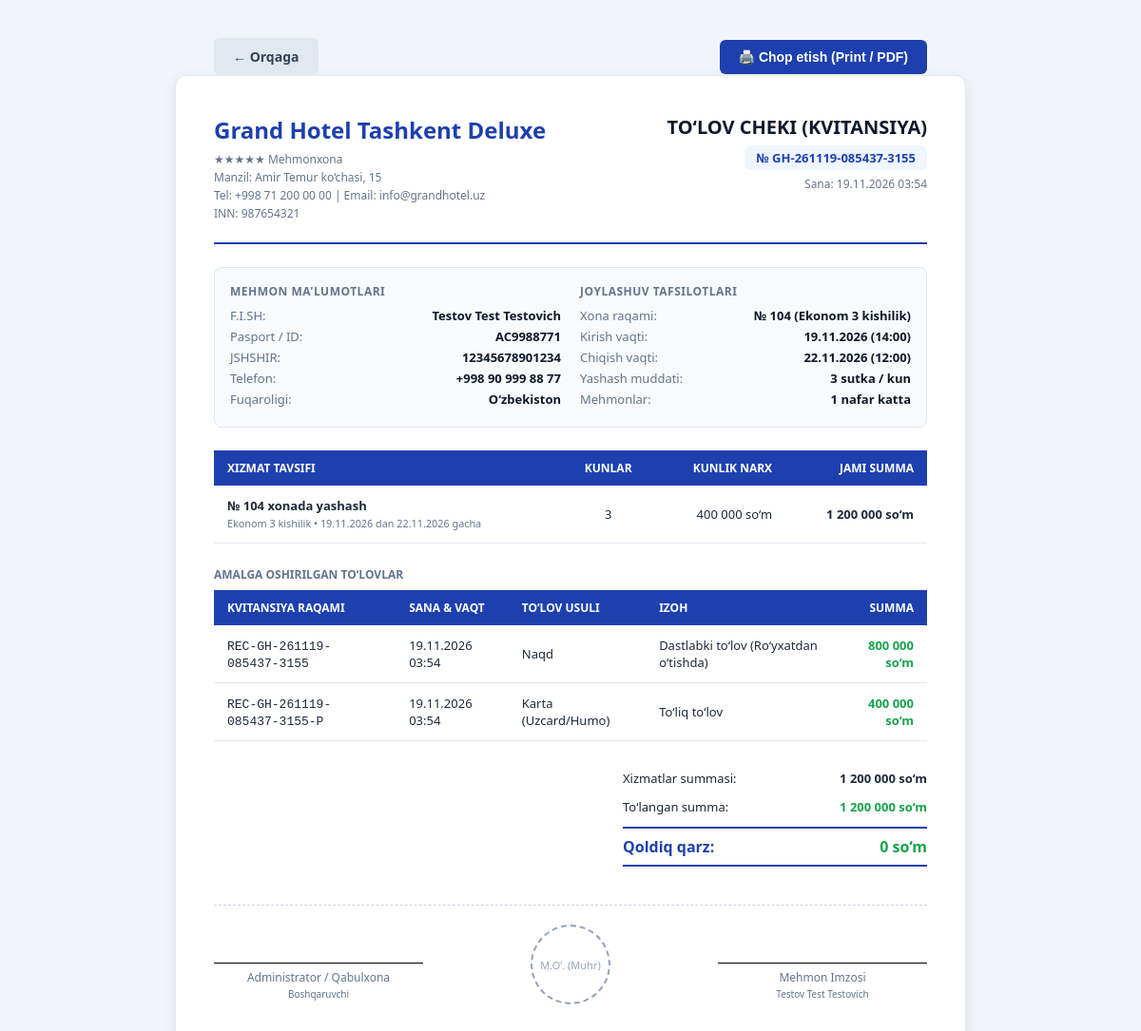
/reservation/5/receipt, run on the app's committed database.
### tables this page shows
CREATE TABLE hotel_settings (
        id INTEGER PRIMARY KEY,
        hotel_name TEXT NOT NULL DEFAULT 'Grand Hotel Toshkent',
        hotel_stars INTEGER DEFAULT 4,
        address TEXT DEFAULT 'Toshkent shahri, Amir Temur shox ko‘chasi, 15-uy',
        phone TEXT DEFAULT '+998 71 200-00-00',
        email TEXT DEFAULT 'info@grandhotel.uz',
        inn TEXT DEFAULT '123456789',
        manager_name TEXT DEFAULT 'Administrator',
        currency TEXT DEFAULT 'so‘m',
        checkin_time TEXT DEFAULT '14:00',
        checkout_time TEXT DEFAULT '12:00'
    );

CREATE TABLE reservations (
        id INTEGER PRIMARY KEY AUTOINCREMENT,
        booking_code TEXT UNIQUE,
        guest_id INTEGER NOT NULL,
        room_id INTEGER NOT NULL,
        check_in_date TEXT NOT NULL,
        check_in_time TEXT DEFAULT '14:00',
        check_out_date TEXT NOT NULL,
        check_out_time TEXT DEFAULT '12:00',
        adults INTEGER DEFAULT 1,
        children INTEGER DEFAULT 0,
        daily_price REAL NOT NULL,
        total_days INTEGER NOT NULL,
        total_amount REAL NOT NULL,
        paid_amount REAL DEFAULT 0,
        balance REAL NOT NULL,
        payment_method TEXT DEFAULT 'Naqd',
        purpose TEXT DEFAULT 'Sayohat',
        status TEXT DEFAULT 'active',
        special_requests TEXT,
        actual_check_out TIMESTAMP,
        created_at TIMESTAMP DEFAULT CURRENT_TIMESTAMP,
        updated_at TIMESTAMP DEFAULT CURRENT_TIMESTAMP,
        FOREIGN KEY (guest_id) REFERENCES guests(id) ON DELETE CASCADE,
        FOREIGN KEY (room_id) REFERENCES rooms(id) ON DELETE RESTRICT
    );

CREATE TABLE guests (
        id INTEGER PRIMARY KEY AUTOINCREMENT,
        full_name TEXT NOT NULL,
        passport_series_num TEXT NOT NULL,
        pinfl TEXT,
        birth_date TEXT,
        gender TEXT DEFAULT 'Erkak',
        nationality TEXT DEFAULT 'O‘zbekiston',
        phone TEXT NOT NULL,
        email TEXT,
        address TEXT,
        notes TEXT,
        created_at TIMESTAMP DEFAULT CURRENT_TIMESTAMP
    );

CREATE TABLE rooms (
        id INTEGER PRIMARY KEY AUTOINCREMENT,
        room_number TEXT UNIQUE NOT NULL,
        floor INTEGER DEFAULT 1,
        room_type TEXT NOT NULL,
        capacity INTEGER DEFAULT 2,
        daily_price REAL NOT NULL,
        status TEXT DEFAULT 'available',
        amenities TEXT,
        description TEXT,
        created_at TIMESTAMP DEFAULT CURRENT_TIMESTAMP
    );

CREATE TABLE payments (
        id INTEGER PRIMARY KEY AUTOINCREMENT,
        reservation_id INTEGER NOT NULL,
        amount REAL NOT NULL,
        payment_method TEXT NOT NULL,
        payment_date TIMESTAMP DEFAULT CURRENT_TIMESTAMP,
        receipt_number TEXT,
        note TEXT,
        FOREIGN KEY (reservation_id) REFERENCES reservations(id) ON DELETE CASCADE
    );

### app.py (the view)
@app.route('/reservation/<int:id>/receipt')
def view_receipt(id):
    res = database.get_reservation_by_id(id)
    if not res:
        flash("Ma'lumot topilmadi!", "warning")
        return redirect(url_for('guests_list'))
    payments = database.get_payments_for_reservation(id)
    return render_template('receipt.html', res=res, payments=payments)

### app.py (called while the page is built)
@app.template_filter('currency')
def currency_filter(value):
    try:
        val = float(value)
        return f"{val:,.0f}".replace(",", " ")
    except (ValueError, TypeError):
        return value

@app.template_filter('format_date')
def format_date_filter(value):
    if not value:
        return ""
    try:
        if " " in str(value):
            dt = datetime.strptime(str(value).split(".")[0], "%Y-%m-%d %H:%M:%S")
            return dt.strftime("%d.%m.%Y %H:%M")
        dt = datetime.strptime(str(value), "%Y-%m-%d")
        return dt.strftime("%d.%m.%Y")
    except Exception:
        return value

@app.context_processor
def inject_settings():
    settings = database.get_hotel_settings()
    now_date = date.today().strftime('%Y-%m-%d')
    return dict(hotel_settings=settings, current_date=now_date)

### database.py (called while the page is built)
def get_db():
    conn = sqlite3.connect(DB_PATH)
    conn.row_factory = sqlite3.Row
    conn.execute("PRAGMA foreign_keys = ON")
    return conn

def get_hotel_settings():
    conn = get_db()
    row = conn.execute('SELECT * FROM hotel_settings WHERE id = 1').fetchone()
    conn.close()
    if row:
        return dict(row)
    return {}

def get_reservation_by_id(reservation_id):
    conn = get_db()
    res = conn.execute('''
    SELECT r.*,
           g.full_name, g.passport_series_num, g.pinfl, g.birth_date, g.gender,
           g.nationality, g.phone, g.email, g.address, g.notes as guest_notes,
           rm.room_number, rm.room_type, rm.floor, rm.amenities as room_amenities
    FROM reservations r
    JOIN guests g ON r.guest_id = g.id
    JOIN rooms rm ON r.room_id = rm.id
    WHERE r.id = ?
    ''', (reservation_id,)).fetchone()
    conn.close()
    return dict(res) if res else None

def get_payments_for_reservation(reservation_id):
    conn = get_db()
    payments = conn.execute('SELECT * FROM payments WHERE reservation_id = ? ORDER BY id ASC', (reservation_id,)).fetchall()
    conn.close()
    return [dict(p) for p in payments]

### templates/receipt.html (shortened to what this page needs)
<!DOCTYPE html>
<html lang="uz">
<head>
</head>
<body>
    <div class="actions-bar">
        <a href="javascript:history.back()" class="btn btn-back">&larr; Orqaga</a>
        <button onclick="window.print()" class="btn btn-print">🖨️ Chop etish (Print / PDF)</button>
    </div>
    <div class="receipt-container">
        <div class="receipt-header">
            <div class="hotel-brand">
                <h1>{{ hotel_settings.hotel_name }}</h1>
                <p>{{ '★' * hotel_settings.hotel_stars }} Mehmonxona</p>
                <p>Manzil: {{ hotel_settings.address }}</p>
                <p>Tel: {{ hotel_settings.phone }} | Email: {{ hotel_settings.email }}</p>
                <p>INN: {{ hotel_settings.inn }}</p>
            </div>
            <div class="receipt-title-box">
                <h2>TO‘LOV CHEKI (KVITANSIYA)</h2>
                <div class="receipt-badge">№ {{ res.booking_code }}</div>
                <p style="margin-top: 6px; font-size: 12px; color: #64748b;">Sana: {{ res.created_at|format_date }}</p>
            </div>
        </div>
        <div class="info-grid">
            <div class="info-block">
                <h4>Mehmon Ma'lumotlari</h4>
                <div class="info-row">
                    <span>F.I.SH:</span>
                    <strong>{{ res.full_name }}</strong>
                </div>
                <div class="info-row">
                    <span>Pasport / ID:</span>
                    <strong>{{ res.passport_series_num }}</strong>
                </div>
                {% if res.pinfl %}
                <div class="info-row">
                    <span>JSHSHIR:</span>
                    <strong>{{ res.pinfl }}</strong>
                </div>
                {% endif %}
                <div class="info-row">
                    <span>Telefon:</span>
                    <strong>{{ res.phone }}</strong>
                </div>
                <div class="info-row">
                    <span>Fuqaroligi:</span>
                    <strong>{{ res.nationality }}</strong>
                </div>
            </div>
            <div class="info-block">
                <h4>Joylashuv Tafsilotlari</h4>
                <div class="info-row">
                    <span>Xona raqami:</span>
                    <strong>№ {{ res.room_number }} ({{ res.room_type }})</strong>
                </div>
                <div class="info-row">
                    <span>Kirish vaqti:</span>
                    <strong>{{ res.check_in_date|format_date }} ({{ res.check_in_time }})</strong>
                </div>
                <div class="info-row">
                    <span>Chiqish vaqti:</span>
                    <strong>{{ res.check_out_date|format_date }} ({{ res.check_out_time }})</strong>
                </div>
                <div class="info-row">
                    <span>Yashash muddati:</span>
                    <strong>{{ res.total_days }} sutka / kun</strong>
                </div>
                <div class="info-row">
                    <span>Mehmonlar:</span>
                    <strong>{{ res.adults }} nafar katta {% if res.children %}, {{ res.children }} bola{% endif %}</strong>
                </div>
            </div>
        </div>
        <table class="receipt-table">
            <thead>
                <tr>
                    <th>Xizmat tavsifi</th>
                    <th style="text-align: center;">Kunlar</th>
                    <th style="text-align: right;">Kunlik narx</th>
                    <th style="text-align: right;">Jami summa</th>
                </tr>
            </thead>
            <tbody>
                <tr>
                    <td>
                        <strong>№ {{ res.room_number }} xonada yashash</strong><br>
                        <small style="color: #64748b;">{{ res.room_type }} &bull; {{ res.check_in_date|format_date }} dan {{ res.check_out_date|format_date }} gacha</small>
                    </td>
                    <td style="text-align: center;">{{ res.total_days }}</td>
                    <td style="text-align: right;">{{ res.daily_price|currency }} {{ hotel_settings.currency }}</td>
                    <td style="text-align: right;"><strong>{{ res.total_amount|currency }} {{ hotel_settings.currency }}</strong></td>
                </tr>
            </tbody>
        </table>
        {% if payments %}
        <div style="margin-bottom: 20px;">
            <h4 style="font-size: 12px; text-transform: uppercase; color: #64748b; margin-bottom: 8px;">Amalga Oshirilgan To‘lovlar</h4>
            <table class="receipt-table" style="font-size: 12px;">
                <thead>
                    <tr style="background: #334155;">
                        <th>Kvitansiya raqami</th>
                        <th>Sana & Vaqt</th>
                        <th>To‘lov usuli</th>
                        <th>Izoh</th>
                        <th style="text-align: right;">Summa</th>
                    </tr>
                </thead>
                <tbody>
                    {% for p in payments %}
                    <tr>
                        <td><code>{{ p.receipt_number }}</code></td>
                        <td>{{ p.payment_date|format_date }}</td>
                        <td>{{ p.payment_method }}</td>
                        <td>{{ p.note or 'To‘lov' }}</td>
                        <td style="text-align: right; font-weight: 600; color: #16a34a;">{{ p.amount|currency }} {{ hotel_settings.currency }}</td>
                    </tr>
                    {% endfor %}
                </tbody>
            </table>
        </div>
        {% endif %}
        <div class="totals-section">
            <div class="totals-table">
                <div class="totals-row">
                    <span>Xizmatlar summasi:</span>
                    <strong>{{ res.total_amount|currency }} {{ hotel_settings.currency }}</strong>
                </div>
                <div class="totals-row">
                    <span>To‘langan summa:</span>
                    <strong style="color: #16a34a;">{{ res.paid_amount|currency }} {{ hotel_settings.currency }}</strong>
                </div>
                <div class="totals-row grand-total">
                    <span>Qoldiq qarz:</span>
                    <span style="color: {% if res.balance > 0 %}#dc2626{% else %}#16a34a{% endif %};">
                        {{ res.balance|currency }} {{ hotel_settings.currency }}
                    </span>
                </div>
            </div>
        </div>
        <div class="signature-section">
            <div class="sign-block">
                <div class="sign-line"></div>
                <p>Administrator / Qabulxona</p>
                <p><small>{{ hotel_settings.manager_name }}</small></p>
            </div>
            <div class="sign-block" style="display: flex; align-items: center; justify-content: center;">
                <div style="width: 80px; height: 80px; border: 2px dashed #94a3b8; border-radius: 50%; display: flex; align-items: center; justify-content: center; color: #94a3b8; font-size: 11px;">
                    M.O‘. (Muhr)
                </div>
            </div>
            <div class="sign-block">
                <div class="sign-line"></div>
                <p>Mehmon Imzosi</p>
                <p><small>{{ res.full_name }}</small></p>
            </div>
        </div>
    </div>
</body>
</html>

### templates/receipt.html (style rules this page uses)
body { font-family: 'Segoe UI', Tahoma, Geneva, Verdana, sans-serif; background-color: #f1f5f9; margin: 0; padding: 20px; color: #1e293b; }
.receipt-container { max-width: 750px; margin: 0 auto; background: #fff; padding: 40px; border-radius: 12px; box-shadow: 0 4px 15px rgba(0, 0, 0, 0.08); border: 1px solid #e2e8f0; }
.receipt-header { display: flex; justify-content: space-between; align-items: flex-start; border-bottom: 2px solid #1e40af; padding-bottom: 20px; margin-bottom: 24px; }
.hotel-brand h1 { margin: 0 0 6px 0; font-size: 24px; color: #1e40af; }
.hotel-brand p { margin: 2px 0; font-size: 12px; color: #64748b; }
.receipt-title-box { text-align: right; }
.receipt-title-box h2 { margin: 0 0 6px 0; font-size: 20px; color: #0f172a; }
.receipt-badge { display: inline-block; background: #eff6ff; color: #1e40af; padding: 4px 12px; border-radius: 6px; font-size: 13px; font-weight: 700; }
.info-grid { display: grid; grid-template-columns: 1fr 1fr; gap: 20px; margin-bottom: 24px; background: #f8fafc; padding: 16px; border-radius: 8px; border: 1px solid #e2e8f0; }
.info-block h4 { margin: 0 0 8px 0; font-size: 12px; text-transform: uppercase; color: #64748b; letter-spacing: 0.5px; }
.info-row { display: flex; justify-content: space-between; margin-bottom: 4px; font-size: 13px; }
.info-row span { color: #64748b; }
.info-row strong { color: #0f172a; }
.receipt-table { width: 100%; border-collapse: collapse; margin-bottom: 24px; }
.receipt-table th { background-color: #1e40af; color: white; text-align: left; padding: 10px 14px; font-size: 12px; text-transform: uppercase; }
.receipt-table td { padding: 12px 14px; border-bottom: 1px solid #e2e8f0; font-size: 13px; }
.totals-section { display: flex; justify-content: flex-end; margin-bottom: 30px; }
.totals-table { width: 320px; }
.totals-row { display: flex; justify-content: space-between; padding: 6px 0; font-size: 13px; }
.totals-row.grand-total { font-size: 16px; font-weight: 800; border-top: 2px solid #1e40af; border-bottom: 2px solid #1e40af; padding: 8px 0; margin-top: 6px; color: #1e40af; }
.signature-section { display: flex; justify-content: space-between; margin-top: 40px; padding-top: 20px; border-top: 1px dashed #cbd5e1; }
.sign-block { text-align: center; width: 220px; }
.sign-line { border-bottom: 1px solid #000; margin-top: 40px; margin-bottom: 6px; }
.sign-block p { margin: 0; font-size: 12px; color: #64748b; }
.actions-bar { max-width: 750px; margin: 20px auto 0 auto; display: flex; justify-content: space-between; align-items: center; }
.btn { display: inline-flex; align-items: center; gap: 6px; padding: 10px 20px; border-radius: 6px; font-size: 14px; font-weight: 600; cursor: pointer; text-decoration: none; border: none; }
.btn-print { background-color: #1e40af; color: white; }
.btn-back { background-color: #e2e8f0; color: #334155; }

### data on the page
hotel_settings: hotel_name "Grand Hotel Tashkent Deluxe", hotel_stars "★★★★★", address "Amir Temur ko‘chasi, 15", phone "+998 71 200 00 00", email "info@grandhotel.uz", inn "987654321", currency "so‘m", manager_name "Boshqaruvchi"
reservations: booking_code "GH-261119-085437-3155", created_at "19.11.2026 03:54", check_in_date "19.11.2026", check_in_time "14:00", check_out_date "22.11.2026", check_out_time "12:00", total_days "3", adults "1", daily_price "400 000", total_amount "1 200 000", paid_amount "1 200 000", balance "0"
guests: full_name "Testov Test Testovich", passport_series_num "AC9988771", pinfl "12345678901234", phone "+998 90 999 88 77", nationality "O‘zbekiston"
rooms: room_number "104", room_type "Ekonom 3 kishilik"
payments: receipt_number "REC-GH-261119-085437-3155", payment_date "19.11.2026 03:54", payment_method "Naqd", note "Dastlabki to‘lov (Ro‘yxatdan o‘tishda)", amount "800 000"
payments: receipt_number "REC-GH-261119-085437-3155-P", payment_date "19.11.2026 03:54", payment_method "Karta (Uzcard/Humo)", note "To‘liq to‘lov", amount "400 000"
